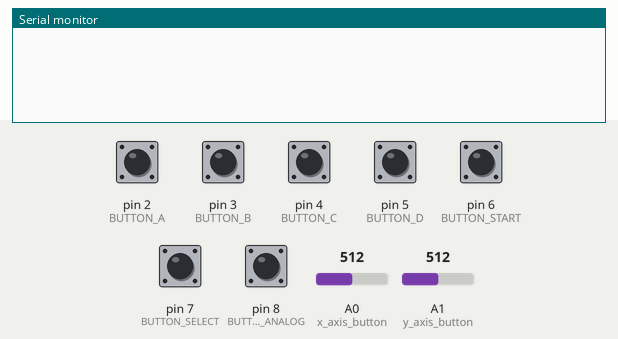
Bench run of a sketch on a simulated Arduino Uno, built with avr-gcc and run on an emulated ATmega328P. On the bench: the last lines printed to the serial monitor. Inputs (shaded band) come from the test bench; at power-on: pin 2 (BUTTON_A), pin 3 (BUTTON_B), pin 4 (BUTTON_C), pin 5 (BUTTON_D), pin 6 (BUTTON_START), pin 7 (BUTTON_SELECT), pin 8 (BUTTON_ANALOG) HIGH, A0 (x_axis_button) = 512, A1 (y_axis_button) = 512. No radio packets arrive unless stated.

Above: at 1.2 s.
1.3 s: pin 2 (BUTTON_A) pulled LOW for 0.15 s
At 2.6 s:
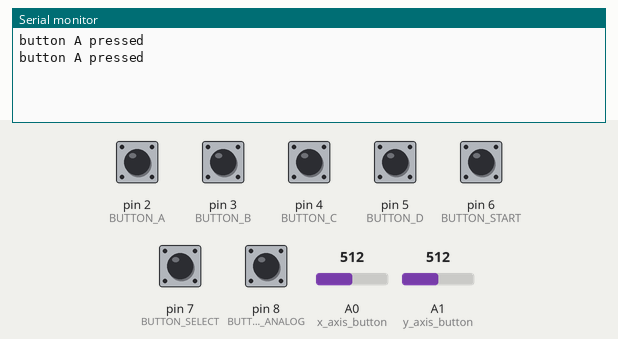
2.9 s: pin 3 (BUTTON_B) pulled LOW for 0.15 s
At 3.4 s:
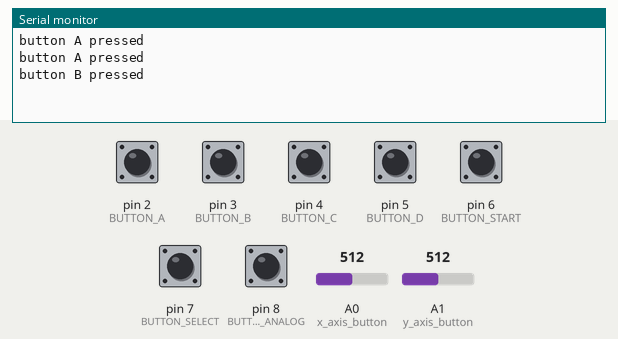
4.5 s: pin 4 (BUTTON_C) pulled LOW for 0.15 s
At 5.6 s:
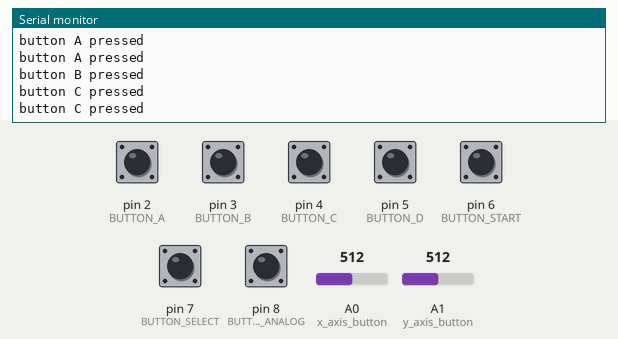
6.1 s: pin 5 (BUTTON_D) pulled LOW for 0.15 s
At 7.4 s:
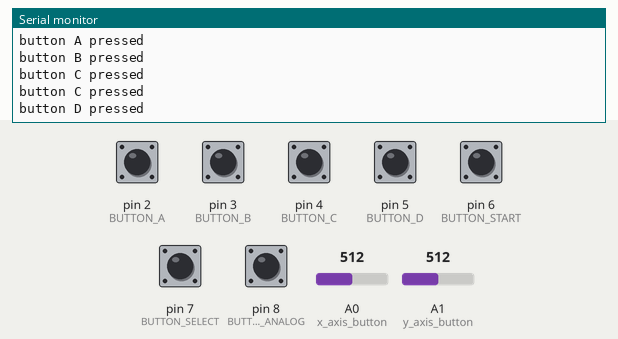
7.7 s: pin 6 (BUTTON_START) pulled LOW for 0.15 s
At 8.7 s:
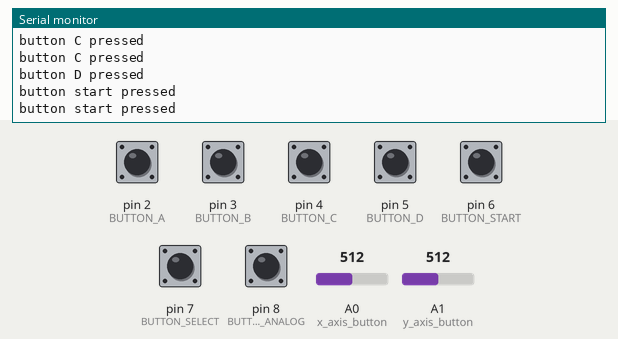
9.3 s: pin 7 (BUTTON_SELECT) pulled LOW for 0.15 s
At 10.7 s:
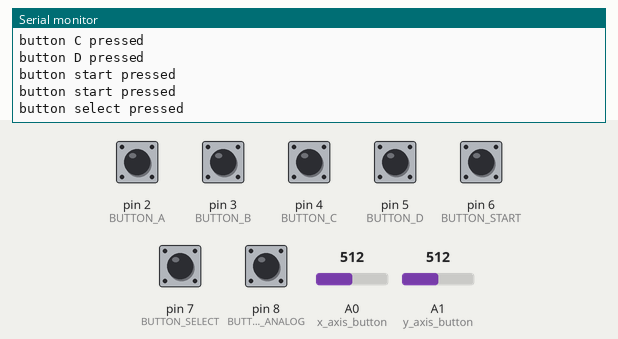

The sketch:

rf24.ino
```cpp
#include <SPI.h>
#include <nRF24L01.h>
#include <RF24.h>
#include <math.h>

#define CE_PIN 9
#define CSN_PIN 10

#define BUTTON_A 2
#define BUTTON_B 3
#define BUTTON_C 4
#define BUTTON_D 5
#define BUTTON_START 6
#define BUTTON_SELECT 7
#define BUTTON_ANALOG 8 // 摇杆按压


#define BUTTON_DELAY 50

int x_axis_button = A0;
int y_axis_button = A1;

RF24 radio(CE_PIN, CSN_PIN);
const byte address[6] = "00001";

long lastButonSelectTime = millis();   // 最后按选择时间
long lastButtonStartTime = millis(); // 最后按开始时间
long lastButtonATime = millis();  // 最后按向下的时间
long lastButtonCTime = millis();   // 最后按向下的时间
long lastButtonDTime = millis();   // 最后按向左的时间
long lastButtonBTime = millis();  // 最后按向右的时间
long lastButtonAnalogTime = millis();  // 最后按向右的时间

int xAxisValueCache = 0;
int yAxisValueCache = 0;
int axisDiff = 20;

// 摇杆
struct axis
{
    int max;
    int min;
    int xCenter;
    int yCenter;
    int x; // 当前值
    int y; // 当前值
    String xString;
    String yString;
};
axis joystick = {1023, 0, 512, 500, 0, 0, "center", "center"};

void setup()
{
    pinMode(BUTTON_A, INPUT_PULLUP);
    pinMode(BUTTON_B, INPUT_PULLUP);
    pinMode(BUTTON_C, INPUT_PULLUP);
    pinMode(BUTTON_D, INPUT_PULLUP);
    pinMode(BUTTON_START, INPUT_PULLUP);
    pinMode(BUTTON_SELECT, INPUT_PULLUP);
    pinMode(BUTTON_ANALOG, INPUT_PULLUP);

    Serial.begin(9600);
    radio.begin();
    radio.openWritingPipe(address);
    radio.setPALevel(RF24_PA_MIN);
    radio.stopListening();
}

void loop() {
    checkStick();
    checkButton();
    delay(50);
}

void checkButton() {
    if (digitalRead(BUTTON_A) == LOW && (millis() - lastButtonATime) >= BUTTON_DELAY)
    {
        lastButtonATime = millis();
        Serial.println("button A pressed");
        char msg[] = "A";
        radio.write(&msg, sizeof(msg));
    }
    if (digitalRead(BUTTON_B) == LOW && (millis() - lastButtonBTime) >= BUTTON_DELAY)
    {
        lastButtonBTime = millis();
        Serial.println("button B pressed");
        char msg[] = "B";
        radio.write(&msg, sizeof(msg));
    }
    if (digitalRead(BUTTON_C) == LOW && (millis() - lastButtonCTime) >= BUTTON_DELAY)
    {
        lastButtonCTime = millis();
        Serial.println("button C pressed");
        char msg[] = "C";
        radio.write(&msg, sizeof(msg));
    }
    if (digitalRead(BUTTON_D) == LOW && (millis() - lastButtonDTime) >= BUTTON_DELAY)
    {
        lastButtonDTime = millis();
        Serial.println("button D pressed");
        char msg[] = "D";
        radio.write(&msg, sizeof(msg));
    }
    if (digitalRead(BUTTON_START) == LOW && (millis() - lastButtonStartTime) >= BUTTON_DELAY)
    {
        lastButtonStartTime = millis();
        Serial.println("button start pressed");
        char msg[] = "start";
        radio.write(&msg, sizeof(msg));
    }
    if (digitalRead(BUTTON_SELECT) == LOW && (millis() - lastButonSelectTime) >= BUTTON_DELAY)
    {
        lastButonSelectTime = millis();
        Serial.println("button select pressed");
        char msg[] = "select";
        radio.write(&msg, sizeof(msg));
    }
    if (digitalRead(BUTTON_ANALOG) == LOW && (millis() - lastButtonAnalogTime) >= BUTTON_DELAY)
    {
        lastButtonAnalogTime = millis();
        Serial.println("button analog pressed");
        char msg[] = "analog";
        radio.write(&msg, sizeof(msg));
    }
}

void checkStick() {
    joystick.x = analogRead(x_axis_button);
    joystick.y = analogRead(y_axis_button);

    String newxMsg = "x-" + String(joystick.x);
    String newyMsg = "y-" + String(joystick.y);
    char xmsg[10] = "";
    char ymsg[10] = "";
    newxMsg.toCharArray(xmsg, 10);
    newyMsg.toCharArray(ymsg, 10);

    radio.write(&xmsg, sizeof(xmsg));
    radio.write(&ymsg, sizeof(ymsg));

    delay(50);
}
```

Measured:
- after the input at 1.3 s, the serial monitor: prints a new line at once (image 1)
- after the input at 2.9 s, the serial monitor: prints a new line after 0.06 s (image 2)
- after the input at 4.5 s, the serial monitor: prints a new line at once (image 3)
- after the input at 6.1 s, the serial monitor: prints a new line after 0.08 s (image 4)
- after the input at 7.7 s, the serial monitor: prints a new line at once (image 5)
- after the input at 9.3 s, the serial monitor: prints a new line after 0.10 s (image 6)
